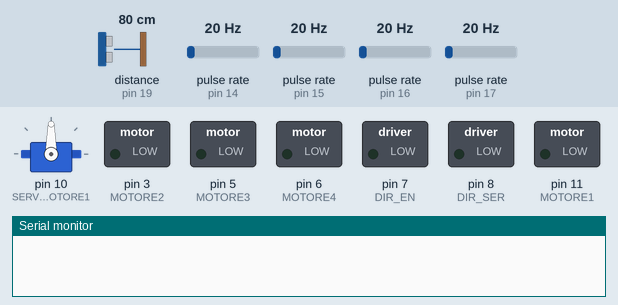
Recording of a sketch running on a simulated Arduino Uno, built with avr-gcc and run on an emulated ATmega328P. Shown: servo, switched loads named in the sketch (green lamp = pin HIGH), the last lines printed to the serial monitor. Wiring (inferred from the names in the program): ultrasonic range finder: trigger pin 18; echo pin 19; 4 × pulse sensor: data pin 14 / data pin 15 / data pin 16 / data pin 17. The inputs (shaded band) are chosen by the test bench; at power-on: distance to the obstacle (sensor on pin 19) 80 cm, pulse rate (sensors on pin 14, pin 15, pin 16, pin 17) 20 Hz. The echo pulse lasts 58.3 µs per cm; pins used as bus, display or sensor lines are not drawn.

Above: at 0.15 s.
At 2.5 s:
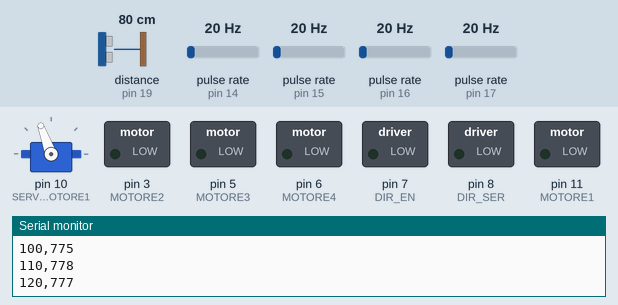
At 5.5 s:
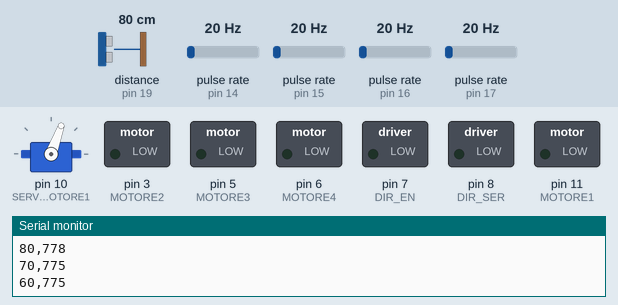
Timing chart, 0 to 7.9 s (numbered marks = the images above):
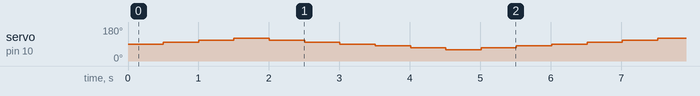

Measured:
- by itself, servo on pin 10 (SERVOMOTORE1): repeats every 6.0 s: 110° 0.50 s, 120° 0.50 s, 110° 0.50 s, 100° 0.50 s, 90° 0.50 s, 80° 0.50 s, 70° 0.50 s, 60° 0.50 s, 70° 0.50 s, 80° 0.50 s, 90° 0.50 s, 100° 0.50 s

The sketch:

007_sonar.ino
```cpp
/*
    Questo Sketch serve a controllare la velocità
    e la posizione delle ruote della Smart Car
    mediante lo shield di controllo moroti DC della
    MH Electronics.

    Al pin  4 è connesso DIR_CLK
    Al pin  7 è connesso DIR_EN (attivo basso)
    Al pin  8 è connesso DIR_SER
    Al pin 12 è connesso DIR_LATCH

    Sul fronte positivo di DIR_CLK viene caricato
    DIR_SER sul registro a scorrimento.

    Sul fronte positivo di DIR_LATCH viene caricato
    in uscita il byte intero del registro a scorrimento.

    Il primo bit che carico va su M4B e di conseguenza
    la successione dei segnali è la seguente:

    primo M4B, M3B, M4A, M2B, M1B, M1A, M2A, ultimo M3A

    Mentre i PWM che regolano le velocità dei motori sono 4:
    PWM0A - MOTORE 4 - Pin  6
    PWM0B - MOTORE 3 - Pin  5
    PWM1A - SERVO 2  - Pin  9
    PWM1B - SERVO 1  - Pin 10
    PWM2A - MOTORE 1 - Pin 11
    PWM2B - MOTORE 2 - Pin  3

    Negli ingressi analogici A0..A3 (corrispondenti a 14..17)
    sono collegati dei sensori che rilevano 20 impulsi per giro.

    Questo programma li gestisce a interrupt, usando la libreria
    <PinChangeInterrupt.h> di NicoHood, perciò la precisione è
    massima anche se il loop impegna molte risorse.

    Inoltre è collegato a SERVO1 (PWM1B - 10) un
    servomotore SG90 per far ruotare il sonar da sinistra
    a destra.

    Il sonar HC-SR04 è collegato ai pin:

    A4 - Trigger
    A5 - Echo

    Visualizza l'esperienza di laboratorio completa:
    https://youtube.com/live/9Mn1FpII_dI

*/

#include <PinChangeInterrupt.h>

int velocita;
extern int velocitaRPM[4];
int setPointVelocitaRPM[4];
int pwmRuota[4];
extern long posizione[4];

unsigned long tempoRitardoControllo;
#define RITARDO_CONTROLLO_MS 20

extern int angolo_sonar;
extern unsigned long distanza_sonar;
unsigned long tempoRitardoSonar;
#define RITARDO_SONAR_MS          500
#define INCREMENTO_GRADI_SONAR     10
#define APERTURA_GRADI_SONAR       30

void setup() {

  Serial.begin( 115200 );

  initMotori();
  initEncoder();
  initSonar();

  pwmRuota[0] = 0;
  pwmRuota[1] = 0;
  pwmRuota[2] = 0;
  pwmRuota[3] = 0;

  setVelocitaMotore1( pwmRuota[0] );
  setVelocitaMotore2( pwmRuota[1] );
  setVelocitaMotore3( pwmRuota[2] );
  setVelocitaMotore4( pwmRuota[3] );

  setPointVelocitaRPM[0] = 0;  /* espresso in RPM */
  setPointVelocitaRPM[1] = 0;  /* espresso in RPM */
  setPointVelocitaRPM[2] = 0;  /* espresso in RPM */
  setPointVelocitaRPM[3] = 0;  /* espresso in RPM */

  tempoRitardoControllo = millis();

  velocita = 0;
}

void loop() {

  /* VERIFICARE A POLLING GLI INGRESSI ENCODER */
  checkEncoder();

  noInterrupts();
  int v[4] = { velocitaRPM[0], velocitaRPM[1], velocitaRPM[2], velocitaRPM[3] };
  long p[4] = { posizione[0],  posizione[1],   posizione[2],   posizione[3] };
  int a = angolo_sonar;
  unsigned long d = distanza_sonar;
  interrupts();

  /* controllo velocita ruote */
  if ((millis() - tempoRitardoControllo) > RITARDO_CONTROLLO_MS) {
    tempoRitardoControllo = millis();

    for (int nm = 0; nm < 4; nm++) {
      if (setPointVelocitaRPM[nm] > 0) {
        if (v[nm] < setPointVelocitaRPM[nm]) {
          if (pwmRuota[nm] < 255) {
            pwmRuota[nm] ++;
          }
        }
        else if (v[nm] > setPointVelocitaRPM[nm]) {
          if (pwmRuota[nm] > 0)   {
            pwmRuota[nm] --;
          }
        }
      }
      else if (setPointVelocitaRPM[nm] < 0) {
        if (v[nm] > setPointVelocitaRPM[nm]) {
          if (pwmRuota[nm] > -255) {
            pwmRuota[nm] --;
          }
        }
        else if (v[nm] < setPointVelocitaRPM[nm]) {
          if (pwmRuota[nm] < 0)   {
            pwmRuota[nm] ++;
          }
        }
      }
      else {
        pwmRuota[nm] = 0;
      }
    }
    setVelocitaMotore1( pwmRuota[0] ); setDirezione(0, pwmRuota[0]);
    setVelocitaMotore2( pwmRuota[1] ); setDirezione(1, pwmRuota[1]);
    setVelocitaMotore3( pwmRuota[2] ); setDirezione(2, pwmRuota[2]);
    setVelocitaMotore4( pwmRuota[3] ); setDirezione(3, pwmRuota[3]);
  }

  /*
  Serial.print(p[0]);
  Serial.print(",");
  //Serial.println(pwmRuota[0]);
  Serial.print(p[1]);
  Serial.print(",");
  Serial.print(p[2]);
  Serial.print(",");
  Serial.println(p[3]);
  */

  /* controllo sonar */
  if ((millis() - tempoRitardoSonar) > RITARDO_SONAR_MS) {
    tempoRitardoSonar = millis();

    if (d != 0) {
      Serial.print(a);
      Serial.print(",");
      Serial.println(d);

      sonarScansione(INCREMENTO_GRADI_SONAR, APERTURA_GRADI_SONAR);
    }
  }


}
```

encoder.ino
```cpp
#define ENCODER_1         14  /* A0 */
#define ENCODER_2         15  /* A1 */
#define ENCODER_3         16  /* A2 */
#define ENCODER_4         17  /* A3 */


int statoEncoderOld[4] = { 0,  0,  0,  0 };
unsigned long t0Encoder[4] = { 0,  0,  0,  0 };
int velocitaRPM[4] = { 0,  0,  0,  0 };
int direzione[4] = { 0,  0,  0,  0 }; /* 0 = fermo; 1 = avanti; -1 = indietro */
long posizione[4] = { 0,  0,  0,  0 };

void initEncoder() {

  pinMode ( ENCODER_1, INPUT );
  pinMode ( ENCODER_2, INPUT );
  pinMode ( ENCODER_3, INPUT );
  pinMode ( ENCODER_4, INPUT );

  direzione[0] = 1;
  direzione[1] = 1;
  direzione[2] = 1;
  direzione[3] = 1;

  posizione[0] = 0;
  posizione[1] = 0;
  posizione[2] = 0;
  posizione[3] = 0;


  attachPinChangeInterrupt(digitalPinToPinChangeInterrupt(ENCODER_1), checkEncoder, CHANGE);
  attachPinChangeInterrupt(digitalPinToPinChangeInterrupt(ENCODER_2), checkEncoder, CHANGE);
  attachPinChangeInterrupt(digitalPinToPinChangeInterrupt(ENCODER_3), checkEncoder, CHANGE);
  attachPinChangeInterrupt(digitalPinToPinChangeInterrupt(ENCODER_4), checkEncoder, CHANGE);
}

void setDirezione(int n, int velocita) {
  if (velocita > 0) {
    direzione[n] = 1;
  }
  else if (velocita < 0) {
    direzione[n] = -1;
  }
}

void checkEncoder() {
  int encoder;
  unsigned long t1 = micros();

  encoder = digitalRead( ENCODER_1 );
  if (( encoder == HIGH ) && ( statoEncoderOld[0] == LOW )) {
    /* c' e' stato un fronte positivo su encoder 1 */
    if (direzione[0] > 0) { /* sto andando avanti */   posizione[0] ++; }
    if (direzione[0] < 0) { /* sto andando indietro */ posizione[0] --; }

    /* calcolo RPM */
    velocitaRPM[0] = direzione[0] * (3000000L / (t1 - t0Encoder[0]));
    t0Encoder[0] = t1;
  }
  statoEncoderOld[0] = encoder;

  encoder = digitalRead( ENCODER_2 );
  if (( encoder == HIGH ) && ( statoEncoderOld[1] == LOW )) {
    /* c' e' stato un fronte positivo su encoder 2 */
    if (direzione[1] > 0) { /* sto andando avanti */   posizione[1] ++; }
    if (direzione[1] < 0) { /* sto andando indietro */ posizione[1] --; }

    /* calcolo RPM */
    velocitaRPM[1] = direzione[1] * (3000000L / (t1 - t0Encoder[1]));
    t0Encoder[1] = t1;
  }
  statoEncoderOld[1] = encoder;

  encoder = digitalRead( ENCODER_3 );
  if (( encoder == HIGH ) && ( statoEncoderOld[2] == LOW )) {
    /* c' e' stato un fronte positivo su encoder 3 */
    if (direzione[2] > 0) { /* sto andando avanti */   posizione[2] ++; }
    if (direzione[2] < 0) { /* sto andando indietro */ posizione[2] --; }

    /* calcolo RPMenza */
    velocitaRPM[2] = direzione[2] * (3000000L / (t1 - t0Encoder[2]));
    t0Encoder[2] = t1;
  }
  statoEncoderOld[2] = encoder;

  encoder = digitalRead( ENCODER_4 );
  if (( encoder == HIGH ) && ( statoEncoderOld[3] == LOW )) {
    /* c' e' stato un fronte positivo su encoder 4 */
    if (direzione[3] > 0) { /* sto andando avanti */   posizione[3] ++; }
    if (direzione[3] < 0) { /* sto andando indietro */ posizione[3] --; }

    /* calcolo RPM */
    velocitaRPM[3] = direzione[3] * (3000000L / (t1 - t0Encoder[3]));
    t0Encoder[3] = t1;
  }
  statoEncoderOld[3] = encoder;

  /* check se si ferma la ruota */
  if ((t1 - t0Encoder[0]) > 1000000L) { velocitaRPM[0] = 0; }
  if ((t1 - t0Encoder[1]) > 1000000L) { velocitaRPM[1] = 0; }
  if ((t1 - t0Encoder[2]) > 1000000L) { velocitaRPM[2] = 0; }
  if ((t1 - t0Encoder[3]) > 1000000L) { velocitaRPM[3] = 0; }
}
```

motori.ino
```cpp
#define PWM0A              6
#define PWM0B              5
#define PWM2A             11
#define PWM2B              3

#define MOTORE1           PWM2A
#define MOTORE2           PWM2B
#define MOTORE3           PWM0B
#define MOTORE4           PWM0A

#define DIR_CLK            4
#define DIR_EN             7
#define DIR_SER            8
#define DIR_LATCH         12

#define MOTORE_FERMO    0
#define MOTORE_AVANTI   1
#define MOTORE_INDIETRO 2

                 /* M4B M3B M4A M2B M1B M1A M2A M3A */
int regScorr[8] = { 0,  0,  0,  0,  0,  0,  0,  0 };

void scriviRegScorr() {
  int i;

  for ( i=0 ; i<8 ; i++ ) {

    digitalWrite ( DIR_SER   , regScorr[i] );
    delayMicroseconds( 10 );
    digitalWrite ( DIR_CLK   , HIGH );
    delayMicroseconds( 10 );
    digitalWrite ( DIR_CLK   , LOW );
    delayMicroseconds( 10 );

  }

  digitalWrite ( DIR_LATCH   , HIGH );
  delayMicroseconds( 10 );
  digitalWrite ( DIR_LATCH   , LOW );
  delayMicroseconds( 10 );
  digitalWrite ( DIR_EN   , LOW );  /* attivo basso */

}

void initMotori() {
  // i pwm non serve definirli

  pinMode ( DIR_CLK   , OUTPUT );
  pinMode ( DIR_EN    , OUTPUT );
  pinMode ( DIR_SER   , OUTPUT );
  pinMode ( DIR_LATCH , OUTPUT );

  digitalWrite ( DIR_CLK   , LOW );
  digitalWrite ( DIR_EN    , HIGH );   /* attivo basso */
  digitalWrite ( DIR_SER   , LOW );
  digitalWrite ( DIR_LATCH , LOW );

  scriviRegScorr();
}

void setMotore1(int f) {

  if ( f == MOTORE_AVANTI ) {
      /* 0-M4B 1-M3B 2-M4A 3-M2B 4-M1B 5-M1A 6-M2A 7-M3A */
      regScorr[4] = 0;
      regScorr[5] = 1;
  }
  else if ( f == MOTORE_INDIETRO ) {
      /* 0-M4B 1-M3B 2-M4A 3-M2B 4-M1B 5-M1A 6-M2A 7-M3A */
      regScorr[4] = 1;
      regScorr[5] = 0;
  }
  else /* if ( f == MOTORE_FERMO ) */ {
      /* 0-M4B 1-M3B 2-M4A 3-M2B 4-M1B 5-M1A 6-M2A 7-M3A */
      regScorr[4] = 0;
      regScorr[5] = 0;
  }

  scriviRegScorr();
}

void setMotore2(int f) {

  if ( f == MOTORE_AVANTI ) {
      /* 0-M4B 1-M3B 2-M4A 3-M2B 4-M1B 5-M1A 6-M2A 7-M3A */
      regScorr[3] = 0;
      regScorr[6] = 1;
  }
  else if ( f == MOTORE_INDIETRO ) {
      /* 0-M4B 1-M3B 2-M4A 3-M2B 4-M1B 5-M1A 6-M2A 7-M3A */
      regScorr[3] = 1;
      regScorr[6] = 0;
  }
  else /* if ( f == MOTORE_FERMO ) */ {
      /* 0-M4B 1-M3B 2-M4A 3-M2B 4-M1B 5-M1A 6-M2A 7-M3A */
      regScorr[3] = 0;
      regScorr[6] = 0;
  }

  scriviRegScorr();
}

void setMotore3(int f) {

  if ( f == MOTORE_AVANTI ) {
      /* 0-M4B 1-M3B 2-M4A 3-M2B 4-M1B 5-M1A 6-M2A 7-M3A */
      regScorr[1] = 0;
      regScorr[7] = 1;
  }
  else if ( f == MOTORE_INDIETRO ) {
      /* 0-M4B 1-M3B 2-M4A 3-M2B 4-M1B 5-M1A 6-M2A 7-M3A */
      regScorr[1] = 1;
      regScorr[7] = 0;
  }
  else /* if ( f == MOTORE_FERMO ) */ {
      /* 0-M4B 1-M3B 2-M4A 3-M2B 4-M1B 5-M1A 6-M2A 7-M3A */
      regScorr[1] = 0;
      regScorr[7] = 0;
  }

  scriviRegScorr();
}

void setMotore4(int f) {

  if ( f == MOTORE_AVANTI ) {
      /* 0-M4B 1-M3B 2-M4A 3-M2B 4-M1B 5-M1A 6-M2A 7-M3A */
      regScorr[0] = 0;
      regScorr[2] = 1;
  }
  else if ( f == MOTORE_INDIETRO ) {
      /* 0-M4B 1-M3B 2-M4A 3-M2B 4-M1B 5-M1A 6-M2A 7-M3A */
      regScorr[0] = 1;
      regScorr[2] = 0;
  }
  else /* if ( f == MOTORE_FERMO ) */ {
      /* 0-M4B 1-M3B 2-M4A 3-M2B 4-M1B 5-M1A 6-M2A 7-M3A */
      regScorr[0] = 0;
      regScorr[2] = 0;
  }

  scriviRegScorr();
}

void setPwmMotore1 (int d) {
  int dd = constrain(d, 0, 255);
  analogWrite ( MOTORE1, dd );
}

void setPwmMotore2 (int d) {
  int dd = constrain(d, 0, 255);
  analogWrite ( MOTORE2, dd );
}

void setPwmMotore3 (int d) {
  int dd = constrain(d, 0, 255);
  analogWrite ( MOTORE3, dd );
}

void setPwmMotore4 (int d) {
  int dd = constrain(d, 0, 255);
  analogWrite ( MOTORE4, dd );
}

/* sempre tra -255 e +255*/
void setVelocitaMotore1 (int v) {

  int vv = constrain(v, -255, 255);

  if ( vv == 0 ) {
    setMotore1( MOTORE_FERMO );
    setPwmMotore1 ( 0 );
  }
  else if ( vv > 0 ) {
    setMotore1( MOTORE_AVANTI );
    setPwmMotore1 ( vv );
  }
  else /* if ( vv < 0 ) */ {
    setMotore1( MOTORE_INDIETRO );
    setPwmMotore1 ( 0 - vv );
  }
}

/* sempre tra -255 e +255*/
void setVelocitaMotore2 (int v) {

  int vv = constrain(v, -255, 255);

  if ( vv == 0 ) {
    setMotore2( MOTORE_FERMO );
    setPwmMotore2 ( 0 );
  }
  else if ( vv > 0 ) {
    setMotore2( MOTORE_AVANTI );
    setPwmMotore2 ( vv );
  }
  else /* if ( vv < 0 ) */ {
    setMotore2( MOTORE_INDIETRO );
    setPwmMotore2 ( 0 - vv );
  }
}

/* sempre tra -255 e +255*/
void setVelocitaMotore3 (int v) {

  int vv = constrain(v, -255, 255);

  if ( vv == 0 ) {
    setMotore3( MOTORE_FERMO );
    setPwmMotore3 ( 0 );
  }
  else if ( vv > 0 ) {
    setMotore3( MOTORE_AVANTI );
    setPwmMotore3 ( vv );
  }
  else /* if ( vv < 0 ) */ {
    setMotore3( MOTORE_INDIETRO );
    setPwmMotore3 ( 0 - vv );
  }
}

/* sempre tra -255 e +255*/
void setVelocitaMotore4 (int v) {

  int vv = constrain(v, -255, 255);

  if ( vv == 0 ) {
    setMotore4( MOTORE_FERMO );
    setPwmMotore4 ( 0 );
  }
  else if ( vv > 0 ) {
    setMotore4( MOTORE_AVANTI );
    setPwmMotore4 ( vv );
  }
  else /* if ( vv < 0 ) */ {
    setMotore4( MOTORE_INDIETRO );
    setPwmMotore4 ( 0 - vv );
  }
}
```

sonar.ino
```cpp
#define PWM1A              9
#define PWM1B             10

#define SERVOMOTORE1      PWM1B
#define SERVOMOTORE2      PWM1A

#define SONAR_TRIG        18  /* A4 */
#define SONAR_ECHO        19  /* A5 */

#include <Servo.h>

Servo servo1;
Servo servo2;

int angolo_sonar;
unsigned long distanza_sonar;
bool direzione_sonar;           // true = avanti, false = indietro;

unsigned long sonar_t0, sonar_t1;

void initSonar() {
  // i pwm non serve definirli

  servo1.attach( SERVOMOTORE1 );
  // servo2.attach( SERVOMOTORE2 );

  angolo_sonar = 90;
  servo1.write( angolo_sonar );

  pinMode ( SONAR_TRIG , OUTPUT );
  pinMode ( SONAR_ECHO , INPUT );
  digitalWrite ( SONAR_TRIG , LOW );
  distanza_sonar = 0;
  sonar_t0 = 0;
  sonar_t1 = 0;
  direzione_sonar = true;

  attachPinChangeInterrupt(digitalPinToPinChangeInterrupt(SONAR_ECHO), misuraSonar, CHANGE);

  delay(100);

  /* Fai la prima scansione */
  digitalWrite( SONAR_TRIG, HIGH );
  delayMicroseconds( 10 );
  digitalWrite( SONAR_TRIG, LOW );

}

void misuraSonar() {

  if (digitalRead(SONAR_ECHO) == HIGH) {
    sonar_t0 = micros();
  }
  else /* if (digitalRead(SONAR_ECHO) == LOW) */ {
    sonar_t1 = micros();

    /* calcolo distanza */
    distanza_sonar = 1 + (sonar_t1 - sonar_t0) / 6;  /* approssimata ed espressa in millimetri */
  }
}

void sonarMisuraDistanza(int angolo) {

  servo1.write( angolo );
  angolo_sonar = angolo;

  distanza_sonar = 0;
  sonar_t0 = 0;
  sonar_t1 = 0;

  /* Fai la prima scansione */
  digitalWrite( SONAR_TRIG, HIGH );
  delayMicroseconds( 10 );
  digitalWrite( SONAR_TRIG, LOW );

}

void sonarScansione(int incremento_angolo, int apertura_gradi) {

  if (direzione_sonar) { // avanti
    angolo_sonar += incremento_angolo;

    if (angolo_sonar >= (90 + apertura_gradi)) {
      direzione_sonar = false;
      angolo_sonar = (90 + apertura_gradi);
    }
  }
  else { // indietro
    angolo_sonar -= incremento_angolo;

    if (angolo_sonar <= (90 - apertura_gradi)) {
      direzione_sonar = true;
      angolo_sonar = (90 - apertura_gradi);
    }
  }

  sonarMisuraDistanza( angolo_sonar );
}
```
